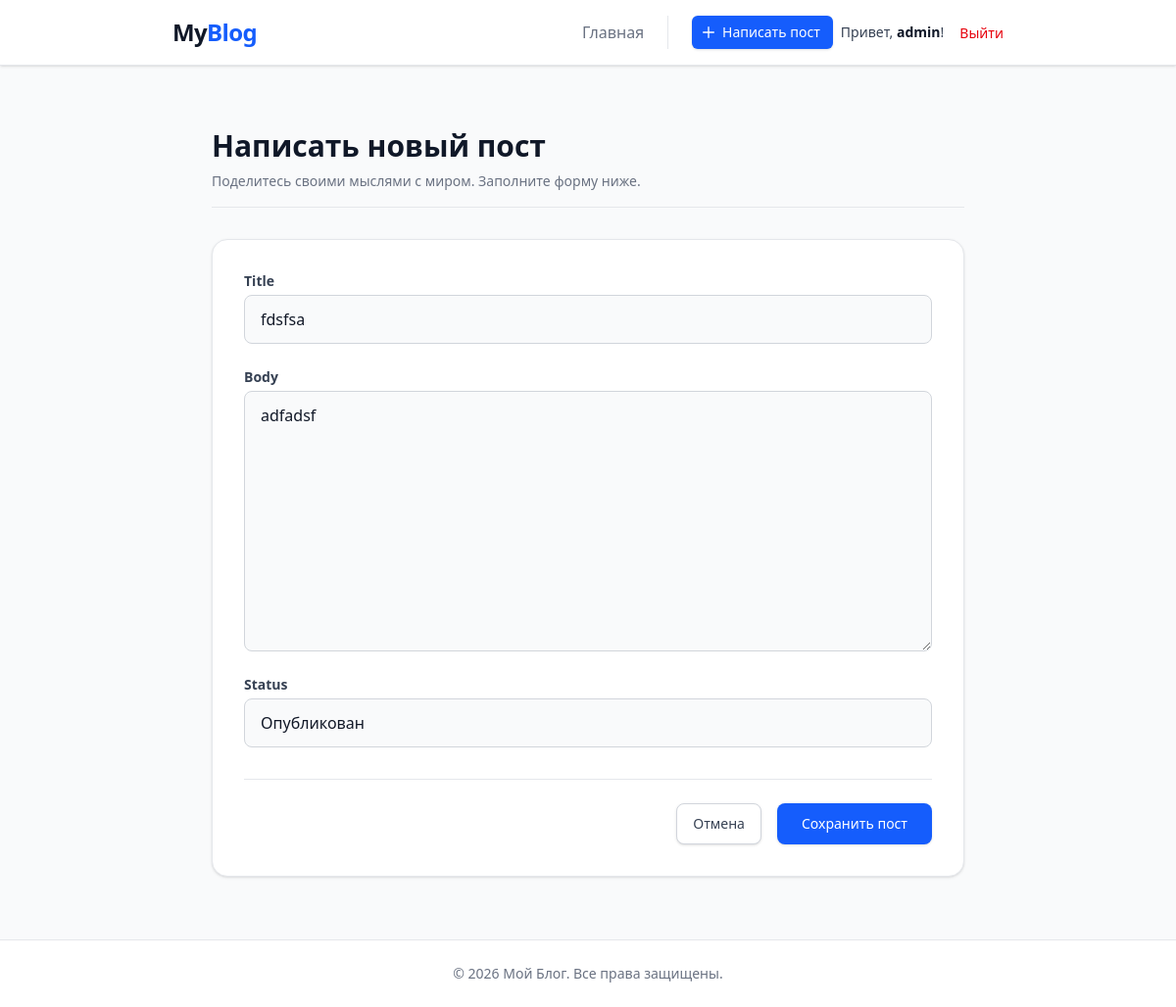
Screenshot of /fdsfsa/edit/ (signed in) with the database file from the repository.
### blog/models.py (models this page shows, shortened)
class Post(models.Model):
    class Status(models.TextChoices):
        DRAFT = 'draft', 'Черновик'
        PUBLISHED = 'published', 'Опубликован'
    title = models.CharField(max_length=200)
    slug = models.SlugField(max_length=200, unique=True)
    author = models.ForeignKey(
        settings.AUTH_USER_MODEL,
        on_delete=models.CASCADE,
        related_name="posts",
    )
    body = models.TextField()
    status = models.CharField(
        max_length=10,
        choices=Status.choices,
        default=Status.DRAFT,
    )
    created_at = models.DateTimeField(auto_now_add=True)
    updated_at = models.DateTimeField(auto_now=True)
    class Meta:
        ordering = ['-created_at']

### blog/views.py (the view)
# urls.py: path('<slug:slug>/edit/', views.PostUpdateView.as_view(), name='post_edit'),
class PostUpdateView(LoginRequiredMixin, UserPassesTestMixin, UpdateView):
    model = Post
    form_class = PostForm
    template_name = 'blog/post_form.html'
    def test_func(self):
        post = self.get_object()
        return self.request.user == post.author

### blog/forms.py
class PostForm(forms.ModelForm):
    class Meta:
        model = Post
        fields = ['title', 'body', 'status']

### templates/blog/post_form.html (shortened to what this page needs)
{% extends 'base.html' %}
{% block content %}
<section aria-labelledby="create-post-title" class="max-w-3xl mx-auto py-8">
    <header class="mb-8 border-b border-gray-200 pb-4">
        <h1 id="create-post-title" class="text-3xl font-extrabold text-gray-900">
            Написать новый пост
        </h1>
        <p class="mt-2 text-sm text-gray-500">
            Поделитесь своими мыслями с миром. Заполните форму ниже.
        </p>
    </header>
    <div class="bg-white p-6 md:p-8 rounded-2xl shadow-sm border border-gray-200">
        <form method="POST" class="space-y-6">
            {% for field in form %}
            <div>
                <label for="{{ field.id_for_label }}" class="block text-sm font-semibold text-gray-700 mb-1">
                    {{ field.label }}
                </label>
                <div class="relative">
                    {{ field }}
                </div>
            </div>
            {% endfor %}
            <div class="pt-6 border-t border-gray-200 flex justify-end gap-4 mt-8">
                <a href="{% url 'blog:post_list' %}" class="inline-flex items-center px-4 py-2.5 border border-gray-300 shadow-sm text-sm font-medium rounded-lg text-gray-700 bg-white hover:bg-gray-50 focus:outline-none focus:ring-2 focus:ring-offset-2 focus:ring-blue-500 transition-colors">
                    Отмена
                </a>
                <button type="submit" class="inline-flex items-center px-6 py-2.5 border border-transparent text-sm font-medium rounded-lg shadow-sm text-white bg-blue-600 hover:bg-blue-700 focus:outline-none focus:ring-2 focus:ring-offset-2 focus:ring-blue-500 transition-colors">
                    Сохранить пост
                </button>
            </div>
        </form>
    </div>
</section>
{% endblock %}

### templates/base.html (shortened to what this page needs)
{% load static %}
<!DOCTYPE html>
<html lang="ru">
<head>
    <link rel="stylesheet" href="{% static 'css/tailwind.css' %}">
</head>
<body class="bg-gray-50 text-gray-900 font-sans min-h-screen flex flex-col antialiased">
    <header class="bg-white border-b border-gray-200 shadow-sm">
        <div class="max-w-4xl mx-auto px-6 py-4 flex justify-between items-center">
            <a href="{% url 'blog:post_list' %}" class="text-2xl font-extrabold tracking-tight text-gray-900" aria-label="На главную страницу">
                My<span class="text-blue-600">Blog</span>
            </a>
            <div class="flex items-center space-x-6">
                <nav aria-label="Основная навигация">
                    <ul class="flex items-center m-0 p-0 list-none">
                        <li>
                            <a href="{% url 'blog:post_list' %}" class="text-gray-500 hover:text-blue-600 font-medium transition-colors">Главная</a>
                        </li>
                    </ul>
                </nav>
                    <div class="flex items-center space-x-4 border-l border-gray-200 pl-6">
                        {% if user.is_authenticated %}
                            <a href="{% url 'blog:post_create' %}" class="hidden sm:inline-flex items-center px-3 py-1.5 border border-transparent text-sm font-medium rounded-md shadow-sm text-white bg-blue-600 hover:bg-blue-700 transition-colors mr-2">
                                <svg class="-ml-1 mr-1.5 h-4 w-4" fill="none" stroke="currentColor" viewBox="0 0 24 24" xmlns="http://www.w3.org/2000/svg"><path stroke-linecap="round" stroke-linejoin="round" stroke-width="2" d="M12 4v16m8-8H4"></path></svg>
                                Написать пост
                            </a>
                            <span class="text-sm text-gray-700">
                                Привет, <span class="font-bold text-gray-900">{{ user.username }}</span>!
                        </span>
                        <form method="post" action="{% url 'logout' %}" class="inline m-0">
                            <button type="submit" class="text-sm font-medium text-red-600 hover:text-red-700 transition-colors">
                                Выйти
                            </button>
                        </form>
                    {% endif %}
                </div>
            </div>
        </div>
    </header>
    <main class="flex-grow w-full max-w-4xl mx-auto my-8 px-6">
        {% block content %}
        {% endblock content %}
    </main>
    <footer class="bg-white border-t border-gray-200 text-center py-6 mt-auto">
        <p class="text-gray-500 text-sm">&copy; <time datetime="{% now 'Y' %}">{% now "Y" %}</time> Мой Блог. Все права защищены.</p>
    </footer>
</body>
</html>

### rows the page displays
Post: form "fdsfsa" "adfadsf" "Опубликован"

### other values shown
{{ user.username }} "admin"
{{ field.label }} "Title" "Body" "Status"
